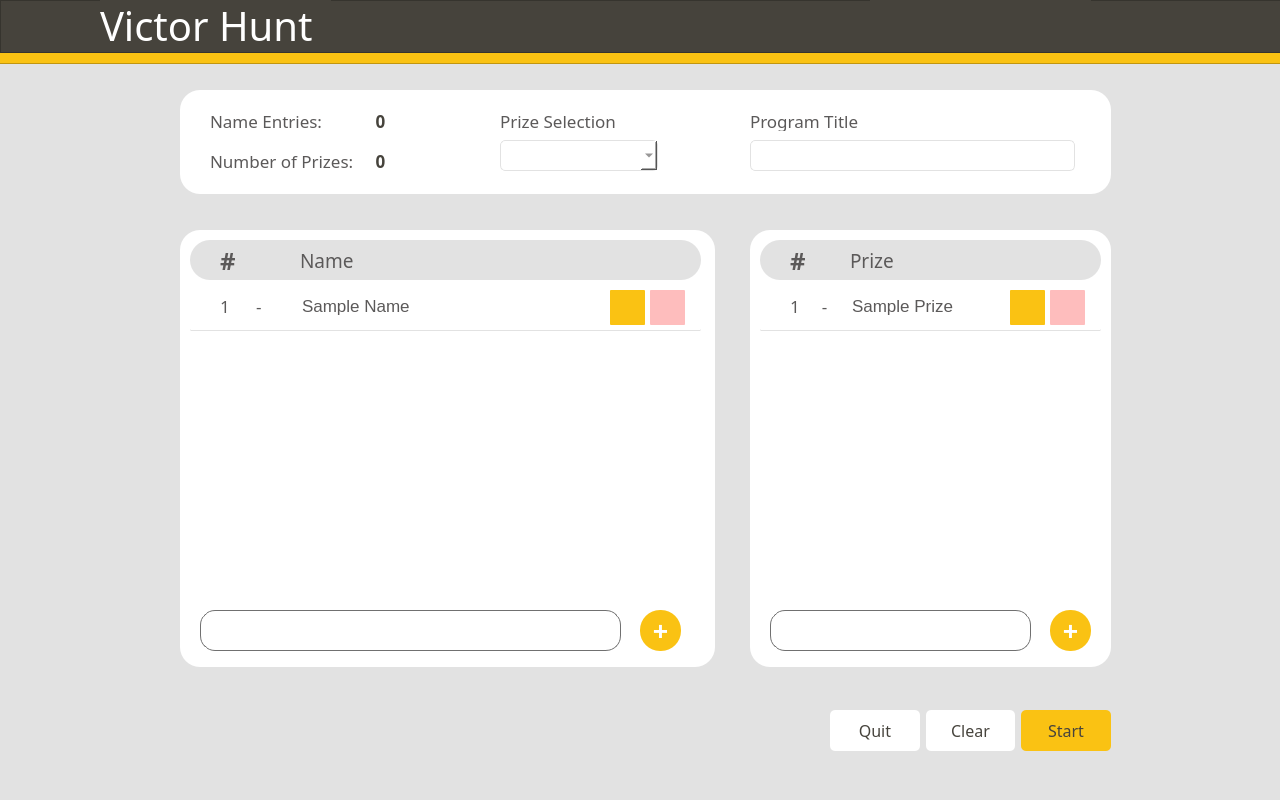
<?xml version="1.0" encoding="UTF-8"?>
<ui version="4.0">
 <class>InputForm</class>
 <widget class="QDialog" name="InputForm">
  <property name="geometry">
   <rect>
    <x>0</x>
    <y>0</y>
    <width>1280</width>
    <height>800</height>
   </rect>
  </property>
  <property name="palette">
   <palette>
    <active>
     <colorrole role="WindowText">
      <brush brushstyle="SolidPattern">
       <color alpha="255">
        <red>0</red>
        <green>0</green>
        <blue>0</blue>
       </color>
      </brush>
     </colorrole>
     <colorrole role="Button">
      <brush brushstyle="SolidPattern">
       <color alpha="255">
        <red>226</red>
        <green>226</green>
        <blue>226</blue>
       </color>
      </brush>
     </colorrole>
     <colorrole role="Light">
      <brush brushstyle="SolidPattern">
       <color alpha="255">
        <red>255</red>
        <green>255</green>
        <blue>255</blue>
       </color>
      </brush>
     </colorrole>
     <colorrole role="Midlight">
      <brush brushstyle="SolidPattern">
       <color alpha="255">
        <red>240</red>
        <green>240</green>
        <blue>240</blue>
       </color>
      </brush>
     </colorrole>
     <colorrole role="Dark">
      <brush brushstyle="SolidPattern">
       <color alpha="255">
        <red>113</red>
        <green>113</green>
        <blue>113</blue>
       </color>
      </brush>
     </colorrole>
     <colorrole role="Mid">
      <brush brushstyle="SolidPattern">
       <color alpha="255">
        <red>151</red>
        <green>151</green>
        <blue>151</blue>
       </color>
      </brush>
     </colorrole>
     <colorrole role="Text">
      <brush brushstyle="SolidPattern">
       <color alpha="255">
        <red>0</red>
        <green>0</green>
        <blue>0</blue>
       </color>
      </brush>
     </colorrole>
     <colorrole role="BrightText">
      <brush brushstyle="SolidPattern">
       <color alpha="255">
        <red>255</red>
        <green>255</green>
        <blue>255</blue>
       </color>
      </brush>
     </colorrole>
     <colorrole role="ButtonText">
      <brush brushstyle="SolidPattern">
       <color alpha="255">
        <red>0</red>
        <green>0</green>
        <blue>0</blue>
       </color>
      </brush>
     </colorrole>
     <colorrole role="Base">
      <brush brushstyle="SolidPattern">
       <color alpha="255">
        <red>226</red>
        <green>226</green>
        <blue>226</blue>
       </color>
      </brush>
     </colorrole>
     <colorrole role="Window">
      <brush brushstyle="SolidPattern">
       <color alpha="255">
        <red>226</red>
        <green>226</green>
        <blue>226</blue>
       </color>
      </brush>
     </colorrole>
     <colorrole role="Shadow">
      <brush brushstyle="SolidPattern">
       <color alpha="255">
        <red>0</red>
        <green>0</green>
        <blue>0</blue>
       </color>
      </brush>
     </colorrole>
     <colorrole role="AlternateBase">
      <brush brushstyle="SolidPattern">
       <color alpha="255">
        <red>240</red>
        <green>240</green>
        <blue>240</blue>
       </color>
      </brush>
     </colorrole>
     <colorrole role="ToolTipBase">
      <brush brushstyle="SolidPattern">
       <color alpha="255">
        <red>255</red>
        <green>255</green>
        <blue>220</blue>
       </color>
      </brush>
     </colorrole>
     <colorrole role="ToolTipText">
      <brush brushstyle="SolidPattern">
       <color alpha="255">
        <red>0</red>
        <green>0</green>
        <blue>0</blue>
       </color>
      </brush>
     </colorrole>
    </active>
    <inactive>
     <colorrole role="WindowText">
      <brush brushstyle="SolidPattern">
       <color alpha="255">
        <red>0</red>
        <green>0</green>
        <blue>0</blue>
       </color>
      </brush>
     </colorrole>
     <colorrole role="Button">
      <brush brushstyle="SolidPattern">
       <color alpha="255">
        <red>226</red>
        <green>226</green>
        <blue>226</blue>
       </color>
      </brush>
     </colorrole>
     <colorrole role="Light">
      <brush brushstyle="SolidPattern">
       <color alpha="255">
        <red>255</red>
        <green>255</green>
        <blue>255</blue>
       </color>
      </brush>
     </colorrole>
     <colorrole role="Midlight">
      <brush brushstyle="SolidPattern">
       <color alpha="255">
        <red>227</red>
        <green>227</green>
        <blue>227</blue>
       </color>
      </brush>
     </colorrole>
     <colorrole role="Dark">
      <brush brushstyle="SolidPattern">
       <color alpha="255">
        <red>160</red>
        <green>160</green>
        <blue>160</blue>
       </color>
      </brush>
     </colorrole>
     <colorrole role="Mid">
      <brush brushstyle="SolidPattern">
       <color alpha="255">
        <red>160</red>
        <green>160</green>
        <blue>160</blue>
       </color>
      </brush>
     </colorrole>
     <colorrole role="Text">
      <brush brushstyle="SolidPattern">
       <color alpha="255">
        <red>0</red>
        <green>0</green>
        <blue>0</blue>
       </color>
      </brush>
     </colorrole>
     <colorrole role="BrightText">
      <brush brushstyle="SolidPattern">
       <color alpha="255">
        <red>255</red>
        <green>255</green>
        <blue>255</blue>
       </color>
      </brush>
     </colorrole>
     <colorrole role="ButtonText">
      <brush brushstyle="SolidPattern">
       <color alpha="255">
        <red>0</red>
        <green>0</green>
        <blue>0</blue>
       </color>
      </brush>
     </colorrole>
     <colorrole role="Base">
      <brush brushstyle="SolidPattern">
       <color alpha="255">
        <red>226</red>
        <green>226</green>
        <blue>226</blue>
       </color>
      </brush>
     </colorrole>
     <colorrole role="Window">
      <brush brushstyle="SolidPattern">
       <color alpha="255">
        <red>226</red>
        <green>226</green>
        <blue>226</blue>
       </color>
      </brush>
     </colorrole>
     <colorrole role="Shadow">
      <brush brushstyle="SolidPattern">
       <color alpha="255">
        <red>105</red>
        <green>105</green>
        <blue>105</blue>
       </color>
      </brush>
     </colorrole>
     <colorrole role="AlternateBase">
      <brush brushstyle="SolidPattern">
       <color alpha="255">
        <red>245</red>
        <green>245</green>
        <blue>245</blue>
       </color>
      </brush>
     </colorrole>
     <colorrole role="ToolTipBase">
      <brush brushstyle="SolidPattern">
       <color alpha="255">
        <red>255</red>
        <green>255</green>
        <blue>220</blue>
       </color>
      </brush>
     </colorrole>
     <colorrole role="ToolTipText">
      <brush brushstyle="SolidPattern">
       <color alpha="255">
        <red>0</red>
        <green>0</green>
        <blue>0</blue>
       </color>
      </brush>
     </colorrole>
    </inactive>
    <disabled>
     <colorrole role="WindowText">
      <brush brushstyle="SolidPattern">
       <color alpha="255">
        <red>113</red>
        <green>113</green>
        <blue>113</blue>
       </color>
      </brush>
     </colorrole>
     <colorrole role="Button">
      <brush brushstyle="SolidPattern">
       <color alpha="255">
        <red>226</red>
        <green>226</green>
        <blue>226</blue>
       </color>
      </brush>
     </colorrole>
     <colorrole role="Light">
      <brush brushstyle="SolidPattern">
       <color alpha="255">
        <red>255</red>
        <green>255</green>
        <blue>255</blue>
       </color>
      </brush>
     </colorrole>
     <colorrole role="Midlight">
      <brush brushstyle="SolidPattern">
       <color alpha="255">
        <red>240</red>
        <green>240</green>
        <blue>240</blue>
       </color>
      </brush>
     </colorrole>
     <colorrole role="Dark">
      <brush brushstyle="SolidPattern">
       <color alpha="255">
        <red>113</red>
        <green>113</green>
        <blue>113</blue>
       </color>
      </brush>
     </colorrole>
     <colorrole role="Mid">
      <brush brushstyle="SolidPattern">
       <color alpha="255">
        <red>151</red>
        <green>151</green>
        <blue>151</blue>
       </color>
      </brush>
     </colorrole>
     <colorrole role="Text">
      <brush brushstyle="SolidPattern">
       <color alpha="255">
        <red>113</red>
        <green>113</green>
        <blue>113</blue>
       </color>
      </brush>
     </colorrole>
     <colorrole role="BrightText">
      <brush brushstyle="SolidPattern">
       <color alpha="255">
        <red>255</red>
        <green>255</green>
        <blue>255</blue>
       </color>
      </brush>
     </colorrole>
     <colorrole role="ButtonText">
      <brush brushstyle="SolidPattern">
       <color alpha="255">
        <red>113</red>
        <green>113</green>
        <blue>113</blue>
       </color>
      </brush>
     </colorrole>
     <colorrole role="Base">
      <brush brushstyle="SolidPattern">
       <color alpha="255">
        <red>226</red>
        <green>226</green>
        <blue>226</blue>
       </color>
      </brush>
     </colorrole>
     <colorrole role="Window">
      <brush brushstyle="SolidPattern">
       <color alpha="255">
        <red>226</red>
        <green>226</green>
        <blue>226</blue>
       </color>
      </brush>
     </colorrole>
     <colorrole role="Shadow">
      <brush brushstyle="SolidPattern">
       <color alpha="255">
        <red>0</red>
        <green>0</green>
        <blue>0</blue>
       </color>
      </brush>
     </colorrole>
     <colorrole role="AlternateBase">
      <brush brushstyle="SolidPattern">
       <color alpha="255">
        <red>245</red>
        <green>245</green>
        <blue>245</blue>
       </color>
      </brush>
     </colorrole>
     <colorrole role="ToolTipBase">
      <brush brushstyle="SolidPattern">
       <color alpha="255">
        <red>255</red>
        <green>255</green>
        <blue>220</blue>
       </color>
      </brush>
     </colorrole>
     <colorrole role="ToolTipText">
      <brush brushstyle="SolidPattern">
       <color alpha="255">
        <red>0</red>
        <green>0</green>
        <blue>0</blue>
       </color>
      </brush>
     </colorrole>
    </disabled>
   </palette>
  </property>
  <property name="windowTitle">
   <string>Dialog</string>
  </property>
  <property name="styleSheet">
   <string notr="true">background-color: #E2E2E2;</string>
  </property>
  <widget class="QWidget" name="horizontalLayoutWidget">
   <property name="geometry">
    <rect>
     <x>830</x>
     <y>710</y>
     <width>281</width>
     <height>41</height>
    </rect>
   </property>
   <layout class="QHBoxLayout" name="horizontalLayout">
    <item>
     <widget class="QPushButton" name="btnQuit">
      <property name="sizePolicy">
       <sizepolicy hsizetype="Expanding" vsizetype="Preferred">
        <horstretch>0</horstretch>
        <verstretch>0</verstretch>
       </sizepolicy>
      </property>
      <property name="font">
       <font>
        <family>Leelawadee</family>
        <pointsize>12</pointsize>
       </font>
      </property>
      <property name="cursor">
       <cursorShape>PointingHandCursor</cursorShape>
      </property>
      <property name="styleSheet">
       <string notr="true">border-radius: 5px;
color: #46433C;
background-color: #FFFFFF; </string>
      </property>
      <property name="text">
       <string>Quit</string>
      </property>
     </widget>
    </item>
    <item>
     <widget class="QPushButton" name="btnClear">
      <property name="sizePolicy">
       <sizepolicy hsizetype="Expanding" vsizetype="Preferred">
        <horstretch>0</horstretch>
        <verstretch>0</verstretch>
       </sizepolicy>
      </property>
      <property name="font">
       <font>
        <family>Leelawadee</family>
        <pointsize>12</pointsize>
       </font>
      </property>
      <property name="cursor">
       <cursorShape>PointingHandCursor</cursorShape>
      </property>
      <property name="styleSheet">
       <string notr="true">border-radius: 5px;
color: #46433C;
background-color: #FFFFFF; </string>
      </property>
      <property name="text">
       <string>Clear</string>
      </property>
     </widget>
    </item>
    <item>
     <widget class="QPushButton" name="btnStart">
      <property name="sizePolicy">
       <sizepolicy hsizetype="Expanding" vsizetype="Preferred">
        <horstretch>0</horstretch>
        <verstretch>0</verstretch>
       </sizepolicy>
      </property>
      <property name="font">
       <font>
        <family>Leelawadee</family>
        <pointsize>12</pointsize>
       </font>
      </property>
      <property name="cursor">
       <cursorShape>PointingHandCursor</cursorShape>
      </property>
      <property name="styleSheet">
       <string notr="true">background-color: #FAC213;
border-radius: 5px;
color: #46433C;</string>
      </property>
      <property name="text">
       <string>Start</string>
      </property>
     </widget>
    </item>
   </layout>
  </widget>
  <widget class="QFrame" name="frame">
   <property name="geometry">
    <rect>
     <x>-10</x>
     <y>0</y>
     <width>1291</width>
     <height>64</height>
    </rect>
   </property>
   <property name="styleSheet">
    <string notr="true">background-color: #FAC213;</string>
   </property>
   <property name="frameShape">
    <enum>QFrame::StyledPanel</enum>
   </property>
   <property name="frameShadow">
    <enum>QFrame::Raised</enum>
   </property>
   <widget class="QFrame" name="frame_2">
    <property name="geometry">
     <rect>
      <x>10</x>
      <y>0</y>
      <width>1281</width>
      <height>53</height>
     </rect>
    </property>
    <property name="styleSheet">
     <string notr="true">background-color: #46433C;</string>
    </property>
    <property name="frameShape">
     <enum>QFrame::StyledPanel</enum>
    </property>
    <property name="frameShadow">
     <enum>QFrame::Raised</enum>
    </property>
    <widget class="QLabel" name="title">
     <property name="geometry">
      <rect>
       <x>100</x>
       <y>0</y>
       <width>231</width>
       <height>51</height>
      </rect>
     </property>
     <property name="font">
      <font>
       <family>Megrim</family>
       <pointsize>30</pointsize>
      </font>
     </property>
     <property name="styleSheet">
      <string notr="true">color: white;</string>
     </property>
     <property name="text">
      <string>Victor Hunt</string>
     </property>
    </widget>
    <widget class="QWidget" name="layoutWidget">
     <property name="geometry">
      <rect>
       <x>870</x>
       <y>0</y>
       <width>221</width>
       <height>51</height>
      </rect>
     </property>
     <layout class="QHBoxLayout" name="horizontalLayout_2">
      <item>
       <widget class="QPushButton" name="btnOpen">
        <property name="sizePolicy">
         <sizepolicy hsizetype="Minimum" vsizetype="Preferred">
          <horstretch>0</horstretch>
          <verstretch>0</verstretch>
         </sizepolicy>
        </property>
        <property name="cursor">
         <cursorShape>PointingHandCursor</cursorShape>
        </property>
        <property name="styleSheet">
         <string notr="true">border: none;</string>
        </property>
        <property name="text">
         <string/>
        </property>
        <property name="iconSize">
         <size>
          <width>25</width>
          <height>25</height>
         </size>
        </property>
       </widget>
      </item>
      <item>
       <widget class="QPushButton" name="btnSave">
        <property name="sizePolicy">
         <sizepolicy hsizetype="Minimum" vsizetype="Preferred">
          <horstretch>0</horstretch>
          <verstretch>0</verstretch>
         </sizepolicy>
        </property>
        <property name="cursor">
         <cursorShape>PointingHandCursor</cursorShape>
        </property>
        <property name="styleSheet">
         <string notr="true">border: none;</string>
        </property>
        <property name="text">
         <string/>
        </property>
        <property name="iconSize">
         <size>
          <width>25</width>
          <height>25</height>
         </size>
        </property>
       </widget>
      </item>
      <item>
       <widget class="QPushButton" name="btnInfromation">
        <property name="sizePolicy">
         <sizepolicy hsizetype="Minimum" vsizetype="Preferred">
          <horstretch>0</horstretch>
          <verstretch>0</verstretch>
         </sizepolicy>
        </property>
        <property name="cursor">
         <cursorShape>PointingHandCursor</cursorShape>
        </property>
        <property name="styleSheet">
         <string notr="true">border: none;</string>
        </property>
        <property name="text">
         <string/>
        </property>
        <property name="iconSize">
         <size>
          <width>25</width>
          <height>25</height>
         </size>
        </property>
       </widget>
      </item>
     </layout>
    </widget>
   </widget>
  </widget>
  <widget class="QGroupBox" name="groupBox">
   <property name="geometry">
    <rect>
     <x>180</x>
     <y>90</y>
     <width>931</width>
     <height>104</height>
    </rect>
   </property>
   <property name="styleSheet">
    <string notr="true">background-color: #FFFFFF; 
border-radius: 20px;</string>
   </property>
   <property name="title">
    <string/>
   </property>
   <widget class="QLabel" name="titleNameEntries">
    <property name="geometry">
     <rect>
      <x>30</x>
      <y>20</y>
      <width>141</width>
      <height>21</height>
     </rect>
    </property>
    <property name="font">
     <font>
      <family>Leelawadee</family>
      <pointsize>13</pointsize>
     </font>
    </property>
    <property name="styleSheet">
     <string notr="true">color: #5B5959; </string>
    </property>
    <property name="text">
     <string>Name Entries:</string>
    </property>
   </widget>
   <widget class="QLabel" name="TitleNumberPrizes">
    <property name="geometry">
     <rect>
      <x>30</x>
      <y>60</y>
      <width>171</width>
      <height>21</height>
     </rect>
    </property>
    <property name="font">
     <font>
      <family>Leelawadee</family>
      <pointsize>13</pointsize>
     </font>
    </property>
    <property name="styleSheet">
     <string notr="true">color: #5B5959; </string>
    </property>
    <property name="text">
     <string>Number of Prizes:</string>
    </property>
   </widget>
   <widget class="QLabel" name="NameCount">
    <property name="geometry">
     <rect>
      <x>190</x>
      <y>20</y>
      <width>21</width>
      <height>21</height>
     </rect>
    </property>
    <property name="font">
     <font>
      <family>Leelawadee</family>
      <pointsize>13</pointsize>
      <bold>true</bold>
     </font>
    </property>
    <property name="styleSheet">
     <string notr="true">color: #46433C;</string>
    </property>
    <property name="text">
     <string>0</string>
    </property>
    <property name="alignment">
     <set>Qt::AlignCenter</set>
    </property>
   </widget>
   <widget class="QLabel" name="PrizeCount">
    <property name="geometry">
     <rect>
      <x>190</x>
      <y>60</y>
      <width>21</width>
      <height>21</height>
     </rect>
    </property>
    <property name="font">
     <font>
      <family>Leelawadee</family>
      <pointsize>13</pointsize>
      <bold>true</bold>
     </font>
    </property>
    <property name="styleSheet">
     <string notr="true">color: #46433C;</string>
    </property>
    <property name="text">
     <string>0</string>
    </property>
    <property name="alignment">
     <set>Qt::AlignCenter</set>
    </property>
   </widget>
   <widget class="QLabel" name="TitlePrizeSelection">
    <property name="geometry">
     <rect>
      <x>320</x>
      <y>20</y>
      <width>121</width>
      <height>21</height>
     </rect>
    </property>
    <property name="font">
     <font>
      <family>Leelawadee</family>
      <pointsize>13</pointsize>
     </font>
    </property>
    <property name="styleSheet">
     <string notr="true">color: #5B5959;</string>
    </property>
    <property name="text">
     <string>Prize Selection</string>
    </property>
   </widget>
   <widget class="QComboBox" name="PrizeSelectionMode">
    <property name="geometry">
     <rect>
      <x>320</x>
      <y>50</y>
      <width>158</width>
      <height>31</height>
     </rect>
    </property>
    <property name="font">
     <font>
      <family>Leelawadee</family>
      <pointsize>13</pointsize>
     </font>
    </property>
    <property name="styleSheet">
     <string notr="true">border: 1px solid #E2E2E2; 
border-radius: 5px;
background-color: white;

color: #5B5959; </string>
    </property>
   </widget>
   <widget class="QLabel" name="TitleProgramTitle">
    <property name="geometry">
     <rect>
      <x>570</x>
      <y>20</y>
      <width>121</width>
      <height>21</height>
     </rect>
    </property>
    <property name="font">
     <font>
      <family>Leelawadee</family>
      <pointsize>13</pointsize>
     </font>
    </property>
    <property name="styleSheet">
     <string notr="true">color: #5B5959;</string>
    </property>
    <property name="text">
     <string>Program Title</string>
    </property>
   </widget>
   <widget class="QLineEdit" name="lineEdit">
    <property name="geometry">
     <rect>
      <x>570</x>
      <y>50</y>
      <width>325</width>
      <height>31</height>
     </rect>
    </property>
    <property name="font">
     <font>
      <family>Leelawadee</family>
      <pointsize>13</pointsize>
     </font>
    </property>
    <property name="styleSheet">
     <string notr="true">border: 1px solid #E2E2E2;
background-color: #ffffff;
border-radius: 5px;
padding-left: 5px;</string>
    </property>
   </widget>
  </widget>
  <widget class="QFrame" name="frame_3">
   <property name="geometry">
    <rect>
     <x>180</x>
     <y>230</y>
     <width>535</width>
     <height>437</height>
    </rect>
   </property>
   <property name="styleSheet">
    <string notr="true">border-radius: 20px;
background-color: #FFFFFF;</string>
   </property>
   <property name="frameShape">
    <enum>QFrame::StyledPanel</enum>
   </property>
   <property name="frameShadow">
    <enum>QFrame::Raised</enum>
   </property>
   <widget class="QFrame" name="frame_4">
    <property name="geometry">
     <rect>
      <x>10</x>
      <y>10</y>
      <width>511</width>
      <height>40</height>
     </rect>
    </property>
    <property name="autoFillBackground">
     <bool>false</bool>
    </property>
    <property name="styleSheet">
     <string notr="true">background-color: #E2E2E2;
border-top-left-radius : 20px;</string>
    </property>
    <property name="frameShape">
     <enum>QFrame::StyledPanel</enum>
    </property>
    <property name="frameShadow">
     <enum>QFrame::Raised</enum>
    </property>
    <widget class="QLabel" name="ColumNameNumber">
     <property name="geometry">
      <rect>
       <x>30</x>
       <y>10</y>
       <width>16</width>
       <height>21</height>
      </rect>
     </property>
     <property name="font">
      <font>
       <family>Leelawadee</family>
       <pointsize>18</pointsize>
       <bold>true</bold>
      </font>
     </property>
     <property name="styleSheet">
      <string notr="true">color: #5B5959;</string>
     </property>
     <property name="text">
      <string>#</string>
     </property>
    </widget>
    <widget class="QLabel" name="ColumnName">
     <property name="geometry">
      <rect>
       <x>110</x>
       <y>10</y>
       <width>91</width>
       <height>21</height>
      </rect>
     </property>
     <property name="font">
      <font>
       <family>Leelawadee</family>
       <pointsize>14</pointsize>
       <bold>false</bold>
      </font>
     </property>
     <property name="layoutDirection">
      <enum>Qt::LeftToRight</enum>
     </property>
     <property name="styleSheet">
      <string notr="true">color: #5B5959;</string>
     </property>
     <property name="text">
      <string>Name</string>
     </property>
    </widget>
   </widget>
   <widget class="QLineEdit" name="InputName">
    <property name="geometry">
     <rect>
      <x>20</x>
      <y>380</y>
      <width>421</width>
      <height>41</height>
     </rect>
    </property>
    <property name="font">
     <font>
      <family>Leelawadee</family>
      <pointsize>13</pointsize>
     </font>
    </property>
    <property name="styleSheet">
     <string notr="true">border: 1px solid #707070;
border-radius: 15px;
padding-left: 15px;</string>
    </property>
   </widget>
   <widget class="QPushButton" name="btnAddName">
    <property name="geometry">
     <rect>
      <x>460</x>
      <y>380</y>
      <width>41</width>
      <height>41</height>
     </rect>
    </property>
    <property name="font">
     <font>
      <family>Leelawadee</family>
      <pointsize>20</pointsize>
      <bold>true</bold>
     </font>
    </property>
    <property name="cursor">
     <cursorShape>PointingHandCursor</cursorShape>
    </property>
    <property name="styleSheet">
     <string notr="true">border-radius: 20px;
background-color: #FAC213;
alig-text: center;
color: white; </string>
    </property>
    <property name="text">
     <string>+</string>
    </property>
   </widget>
   <widget class="QGroupBox" name="groupBox_2">
    <property name="geometry">
     <rect>
      <x>10</x>
      <y>60</y>
      <width>511</width>
      <height>41</height>
     </rect>
    </property>
    <property name="styleSheet">
     <string notr="true">border-bottom: 1px solid #E2E2E2;
border-radius: 1px;</string>
    </property>
    <property name="title">
     <string/>
    </property>
    <widget class="QLabel" name="label">
     <property name="geometry">
      <rect>
       <x>30</x>
       <y>0</y>
       <width>61</width>
       <height>31</height>
      </rect>
     </property>
     <property name="font">
      <font>
       <family>Leelawadee</family>
       <pointsize>13</pointsize>
      </font>
     </property>
     <property name="styleSheet">
      <string notr="true">color: #5B5959; 
border: none;</string>
     </property>
     <property name="text">
      <string>1      -</string>
     </property>
    </widget>
    <widget class="QLineEdit" name="LineEditName1">
     <property name="geometry">
      <rect>
       <x>110</x>
       <y>0</y>
       <width>251</width>
       <height>31</height>
      </rect>
     </property>
     <property name="font">
      <font>
       <pointsize>13</pointsize>
      </font>
     </property>
     <property name="styleSheet">
      <string notr="true">border: none;
color: #5B5959;
background-color: transparent;</string>
     </property>
     <property name="text">
      <string>Sample Name</string>
     </property>
    </widget>
    <widget class="QPushButton" name="NameEdit">
     <property name="geometry">
      <rect>
       <x>420</x>
       <y>0</y>
       <width>35</width>
       <height>35</height>
      </rect>
     </property>
     <property name="cursor">
      <cursorShape>PointingHandCursor</cursorShape>
     </property>
     <property name="styleSheet">
      <string notr="true">border: none;
background-color: #FAC213;</string>
     </property>
     <property name="text">
      <string/>
     </property>
     <property name="iconSize">
      <size>
       <width>20</width>
       <height>20</height>
      </size>
     </property>
    </widget>
    <widget class="QPushButton" name="NameDelete">
     <property name="geometry">
      <rect>
       <x>460</x>
       <y>0</y>
       <width>35</width>
       <height>35</height>
      </rect>
     </property>
     <property name="cursor">
      <cursorShape>PointingHandCursor</cursorShape>
     </property>
     <property name="styleSheet">
      <string notr="true">border: none;
background-color: #FEBDBD;</string>
     </property>
     <property name="text">
      <string/>
     </property>
     <property name="iconSize">
      <size>
       <width>20</width>
       <height>20</height>
      </size>
     </property>
    </widget>
   </widget>
  </widget>
  <widget class="QFrame" name="frame_5">
   <property name="geometry">
    <rect>
     <x>750</x>
     <y>230</y>
     <width>361</width>
     <height>437</height>
    </rect>
   </property>
   <property name="styleSheet">
    <string notr="true">background-color: #FFFFFF; 
border-radius: 20px;</string>
   </property>
   <property name="frameShape">
    <enum>QFrame::StyledPanel</enum>
   </property>
   <property name="frameShadow">
    <enum>QFrame::Raised</enum>
   </property>
   <widget class="QFrame" name="frame_6">
    <property name="geometry">
     <rect>
      <x>10</x>
      <y>10</y>
      <width>341</width>
      <height>40</height>
     </rect>
    </property>
    <property name="autoFillBackground">
     <bool>false</bool>
    </property>
    <property name="styleSheet">
     <string notr="true">background-color: #E2E2E2;
border-top-left-radius : 20px;</string>
    </property>
    <property name="frameShape">
     <enum>QFrame::StyledPanel</enum>
    </property>
    <property name="frameShadow">
     <enum>QFrame::Raised</enum>
    </property>
    <widget class="QLabel" name="ColumPrizeNumber">
     <property name="geometry">
      <rect>
       <x>30</x>
       <y>10</y>
       <width>16</width>
       <height>21</height>
      </rect>
     </property>
     <property name="font">
      <font>
       <family>Leelawadee</family>
       <pointsize>18</pointsize>
       <bold>true</bold>
      </font>
     </property>
     <property name="styleSheet">
      <string notr="true">color: #5B5959;</string>
     </property>
     <property name="text">
      <string>#</string>
     </property>
    </widget>
    <widget class="QLabel" name="ColumnPrize">
     <property name="geometry">
      <rect>
       <x>90</x>
       <y>10</y>
       <width>91</width>
       <height>21</height>
      </rect>
     </property>
     <property name="font">
      <font>
       <family>Leelawadee</family>
       <pointsize>14</pointsize>
       <bold>false</bold>
      </font>
     </property>
     <property name="layoutDirection">
      <enum>Qt::LeftToRight</enum>
     </property>
     <property name="styleSheet">
      <string notr="true">color: #5B5959;</string>
     </property>
     <property name="text">
      <string>Prize</string>
     </property>
    </widget>
   </widget>
   <widget class="QLineEdit" name="InputPrize">
    <property name="geometry">
     <rect>
      <x>20</x>
      <y>380</y>
      <width>261</width>
      <height>41</height>
     </rect>
    </property>
    <property name="font">
     <font>
      <family>Leelawadee</family>
      <pointsize>13</pointsize>
     </font>
    </property>
    <property name="styleSheet">
     <string notr="true">border: 1px solid #707070;
border-radius: 15px;
padding-left: 15px;</string>
    </property>
   </widget>
   <widget class="QPushButton" name="btnAddPrize">
    <property name="geometry">
     <rect>
      <x>300</x>
      <y>380</y>
      <width>41</width>
      <height>41</height>
     </rect>
    </property>
    <property name="font">
     <font>
      <family>Leelawadee</family>
      <pointsize>20</pointsize>
      <bold>true</bold>
     </font>
    </property>
    <property name="cursor">
     <cursorShape>PointingHandCursor</cursorShape>
    </property>
    <property name="styleSheet">
     <string notr="true">border-radius: 20px;
background-color: #FAC213;
alig-text: center;
color: white; </string>
    </property>
    <property name="text">
     <string>+</string>
    </property>
   </widget>
   <widget class="QGroupBox" name="groupBox_3">
    <property name="geometry">
     <rect>
      <x>10</x>
      <y>60</y>
      <width>341</width>
      <height>41</height>
     </rect>
    </property>
    <property name="styleSheet">
     <string notr="true">border-bottom: 1px solid #E2E2E2;
border-radius: 1px;</string>
    </property>
    <property name="title">
     <string/>
    </property>
    <widget class="QLabel" name="label_2">
     <property name="geometry">
      <rect>
       <x>30</x>
       <y>0</y>
       <width>61</width>
       <height>31</height>
      </rect>
     </property>
     <property name="font">
      <font>
       <family>Leelawadee</family>
       <pointsize>13</pointsize>
      </font>
     </property>
     <property name="styleSheet">
      <string notr="true">color: #5B5959; 
border: none;</string>
     </property>
     <property name="text">
      <string>1     -</string>
     </property>
    </widget>
    <widget class="QLineEdit" name="LineEditName1_2">
     <property name="geometry">
      <rect>
       <x>90</x>
       <y>0</y>
       <width>251</width>
       <height>31</height>
      </rect>
     </property>
     <property name="font">
      <font>
       <pointsize>13</pointsize>
      </font>
     </property>
     <property name="styleSheet">
      <string notr="true">border: none;
color: #5B5959;
background-color: transparent;</string>
     </property>
     <property name="text">
      <string>Sample Prize</string>
     </property>
    </widget>
    <widget class="QPushButton" name="PrizeEdit">
     <property name="geometry">
      <rect>
       <x>250</x>
       <y>0</y>
       <width>35</width>
       <height>35</height>
      </rect>
     </property>
     <property name="cursor">
      <cursorShape>PointingHandCursor</cursorShape>
     </property>
     <property name="styleSheet">
      <string notr="true">border: none;
background-color: #FAC213;</string>
     </property>
     <property name="text">
      <string/>
     </property>
     <property name="iconSize">
      <size>
       <width>20</width>
       <height>20</height>
      </size>
     </property>
    </widget>
    <widget class="QPushButton" name="PrizeDelete">
     <property name="geometry">
      <rect>
       <x>290</x>
       <y>0</y>
       <width>35</width>
       <height>35</height>
      </rect>
     </property>
     <property name="cursor">
      <cursorShape>PointingHandCursor</cursorShape>
     </property>
     <property name="styleSheet">
      <string notr="true">border: none;
background-color: #FEBDBD;</string>
     </property>
     <property name="text">
      <string/>
     </property>
     <property name="iconSize">
      <size>
       <width>20</width>
       <height>20</height>
      </size>
     </property>
    </widget>
   </widget>
  </widget>
 </widget>
 <resources/>
 <connections/>
</ui>
